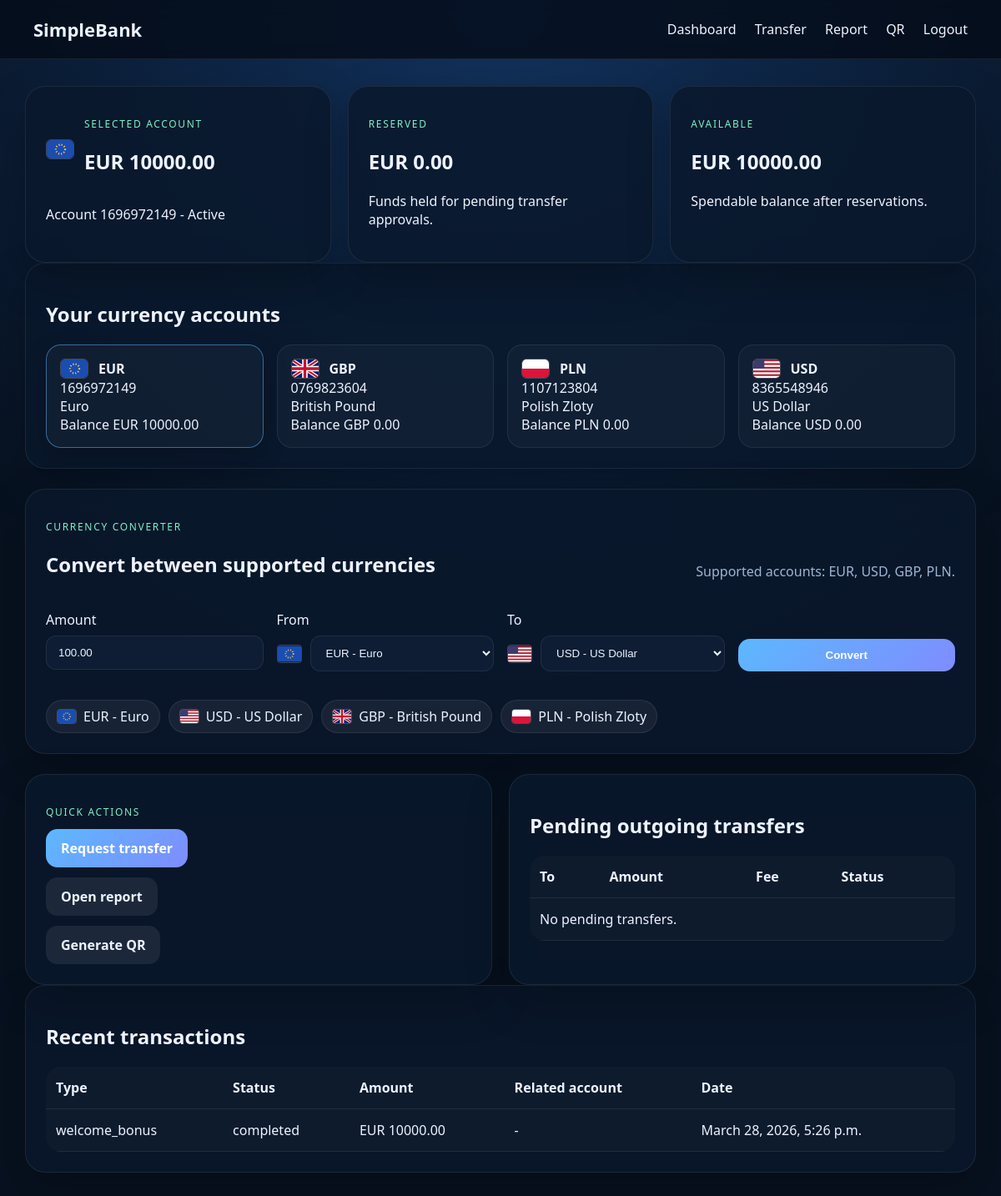
/app/ (signed in), run on an earlier commit of the app's database.
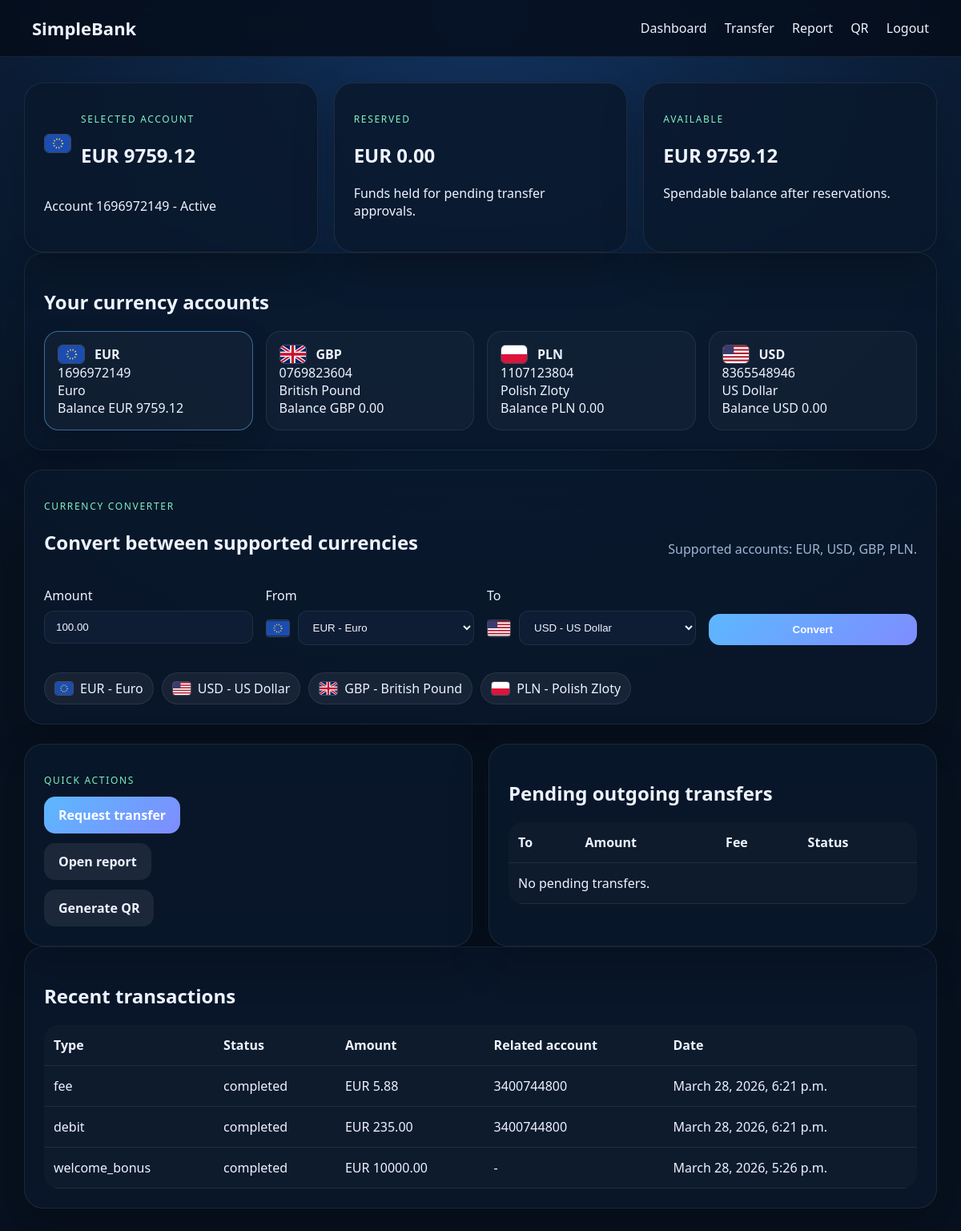
And on a later commit of the database.
### accounts/models.py (models this page shows, shortened)
class BankAccount(models.Model):
    user = models.ForeignKey(settings.AUTH_USER_MODEL, on_delete=models.CASCADE, related_name="accounts")
    account_number = models.CharField(max_length=10, unique=True)
    swift_code = models.CharField(max_length=11, blank=True)
    balance = models.DecimalField(max_digits=14, decimal_places=2, default=Decimal("0.00"))
    reserved_balance = models.DecimalField(max_digits=14, decimal_places=2, default=Decimal("0.00"))
    currency = models.CharField(max_length=3, choices=AccountCurrency.choices, default=AccountCurrency.EUR)
    status = models.CharField(max_length=20, choices=AccountStatus.choices, default=AccountStatus.ACTIVE)
    created_at = models.DateTimeField(auto_now_add=True)
    updated_at = models.DateTimeField(auto_now=True)
    class Meta:
        ordering = ["currency", "account_number"]
        constraints = [
            models.UniqueConstraint(fields=["user", "currency"], name="unique_currency_account_per_user"),
        ]
    @property
    def available_balance(self):
        return self.balance - self.reserved_balance
    @property
    def currency_name(self):
        return get_currency_metadata(self.currency)["name"]
    @property
    def flag_file(self):
        return get_currency_metadata(self.currency)["flag_file"]

### transactions/models.py (models this page shows, shortened)
class Transaction(models.Model):
    account = models.ForeignKey("accounts.BankAccount", on_delete=models.CASCADE, related_name="transactions")
    related_account = models.ForeignKey("accounts.BankAccount", on_delete=models.SET_NULL, null=True, blank=True, related_name="related_transactions")
    transfer = models.ForeignKey(Transfer, on_delete=models.SET_NULL, null=True, blank=True, related_name="transactions")
    type = models.CharField(max_length=20, choices=TransactionType.choices)
    status = models.CharField(max_length=20, choices=TransactionStatus.choices, default=TransactionStatus.COMPLETED)
    amount = models.DecimalField(max_digits=14, decimal_places=2)
    fee_amount = models.DecimalField(max_digits=14, decimal_places=2, default=Decimal("0.00"))
    reference = models.CharField(max_length=255, blank=True)
    description = models.CharField(max_length=255, blank=True)
    created_at = models.DateTimeField(auto_now_add=True)
    processed_at = models.DateTimeField(null=True, blank=True, default=None)
    class Meta:
        ordering = ["-created_at", "-id"]

### webui/views.py (the view)
# urls.py: path("app/", views.dashboard, name="dashboard"),
@login_required
def dashboard(request):
    context = {"role": request.user.role}
    context.update(_build_converter_context(request.GET))
    if request.user.role == UserRole.USER:
        selected_account = _get_selected_account(request.user, request.GET)
        context.update(
            {
                "account": selected_account,
                "all_accounts": get_user_accounts(request.user),
                "recent_transactions": selected_account.transactions.select_related("related_account")[:8],
                "pending_transfers": selected_account.outgoing_transfers.filter(status=TransferStatus.PENDING).select_related("receiver_account")[:8],
            }
        )
    elif request.user.role == UserRole.MANAGER:
        context["users"] = User.objects.filter(role=UserRole.USER).prefetch_related("accounts").order_by("email")
        context["pending_transfers"] = Transfer.objects.filter(status=TransferStatus.PENDING).select_related(
            "sender_account", "receiver_account", "initiated_by"
        )[:20]
    elif request.user.role == UserRole.DIRECTOR:
        context.update(_build_director_dashboard_context())
    return render(request, "webui/dashboard.html", context)

### webui/forms.py
class CurrencyConverterForm(forms.Form):
    amount = forms.DecimalField(max_digits=14, decimal_places=2, min_value=0.01, initial="100.00")
    from_currency = forms.ChoiceField(choices=get_currency_choices())
    to_currency = forms.ChoiceField(choices=get_currency_choices())
    def __init__(self, *args, **kwargs):
        super().__init__(*args, **kwargs)
        self.fields["from_currency"].initial = AccountCurrency.EUR
        self.fields["to_currency"].initial = AccountCurrency.USD

### accounts/currencies.py (called while the page is built)
def get_currency_metadata(currency):
    return CURRENCY_METADATA[currency]

### accounts/services.py (called while the page is built)
def get_user_accounts(user):
    return user.accounts.all().order_by("currency")

def get_user_account(*, user, currency=None, account_number=None):
    queryset = user.accounts.all()
    if account_number:
        return queryset.get(account_number=account_number)
    if currency:
        try:
            return queryset.get(currency=currency)
        except BankAccount.DoesNotExist:
            return user.bank_account
    return user.bank_account

### users/models.py (called while the page is built)
    @property
    def bank_account(self):
        return self.accounts.filter(currency=self.default_currency).first() or self.accounts.first()

### templates/webui/dashboard.html (shortened to what this page needs)
{% extends "webui/base.html" %}
{% block content %}
{% if role == 'user' %}
<section class="grid cards">
    <div class="panel account-highlight">
        <div class="currency-inline large">
            <img class="currency-flag" src="/static/{{ account.flag_file }}" alt="{{ account.currency }} flag">
            <div>
                <p class="eyebrow">Selected account</p>
                <h2>{{ account.currency }} {{ account.balance }}</h2>
            </div>
        </div>
        <p>Account {{ account.account_number }} - {{ account.status|title }}</p>
    </div>
    <div class="panel">
        <p class="eyebrow">Reserved</p>
        <h2>{{ account.currency }} {{ account.reserved_balance }}</h2>
        <p>Funds held for pending transfer approvals.</p>
    </div>
    <div class="panel">
        <p class="eyebrow">Available</p>
        <h2>{{ account.currency }} {{ account.available_balance }}</h2>
        <p>Spendable balance after reservations.</p>
    </div>
</section>
<section class="panel">
    <h2>Your currency accounts</h2>
    <div class="account-grid">
        {% for item in all_accounts %}
            <a class="account-card{% if item.account_number == account.account_number %} active{% endif %}" href="{% url 'dashboard' %}?currency={{ item.currency }}">
                <div class="currency-inline">
                    <img class="currency-flag" src="/static/{{ item.flag_file }}" alt="{{ item.currency }} flag">
                    <strong>{{ item.currency }}</strong>
                </div>
                <div>{{ item.account_number }}</div>
                <div>{{ item.currency_name }}</div>
                <div>Balance {{ item.currency }} {{ item.balance }}</div>
            </a>
        {% endfor %}
    </div>
</section>
{% include "webui/partials/currency_converter.html" %}
<section class="grid two-col">
    <div class="panel">
        <p class="eyebrow">Quick actions</p>
        <div class="actions vertical">
            <a class="button primary" href="{% url 'transfer' %}?currency={{ account.currency }}">Request transfer</a>
            <a class="button secondary" href="{% url 'report' %}?currency={{ account.currency }}">Open report</a>
            <a class="button secondary" href="{% url 'qr' %}?currency={{ account.currency }}">Generate QR</a>
        </div>
    </div>
    <div class="panel">
        <h2>Pending outgoing transfers</h2>
        <table>
            <thead><tr><th>To</th><th>Amount</th><th>Fee</th><th>Status</th></tr></thead>
            <tbody>
                {% for transfer in pending_transfers %}
                    <tr>
                        <td>{{ transfer.receiver_account.account_number }}</td>
                        <td>{{ transfer.sender_account.currency }} {{ transfer.amount }}</td>
                        <td>{{ transfer.sender_account.currency }} {{ transfer.fee_amount }}</td>
                        <td>{{ transfer.status }}</td>
                    </tr>
                {% empty %}
                    <tr><td colspan="4">No pending transfers.</td></tr>
                {% endfor %}
            </tbody>
        </table>
    </div>
</section>
<section class="panel">
    <h2>Recent transactions</h2>
    <table>
        <thead><tr><th>Type</th><th>Status</th><th>Amount</th><th>Related account</th><th>Date</th></tr></thead>
        <tbody>
            {% for tx in recent_transactions %}
                <tr>
                    <td>{{ tx.type }}</td>
                    <td>{{ tx.status }}</td>
                    <td>{{ tx.account.currency }} {{ tx.amount }}</td>
                    <td>{{ tx.related_account.account_number|default:"-" }}</td>
                    <td>{{ tx.created_at }}</td>
                </tr>
            {% empty %}
                <tr><td colspan="5">No transactions yet.</td></tr>
            {% endfor %}
        </tbody>
    </table>
</section>
{% endif %}
{% endblock %}

What changed in the data, as far as the page shows it:
changed BankAccount "EUR": balance "10000.00" → "9759.12"; available_balance "10000.00" → "9759.12"
added Transaction: type "fee", status "completed", account.currency "EUR", amount "5.88", related_account.account_number "3400744800", created_at "March 28, 2026, 6:21 p.m."
added Transaction: type "debit", status "completed", account.currency "EUR", amount "235.00", related_account.account_number "3400744800", created_at "March 28, 2026, 6:21 p.m."
